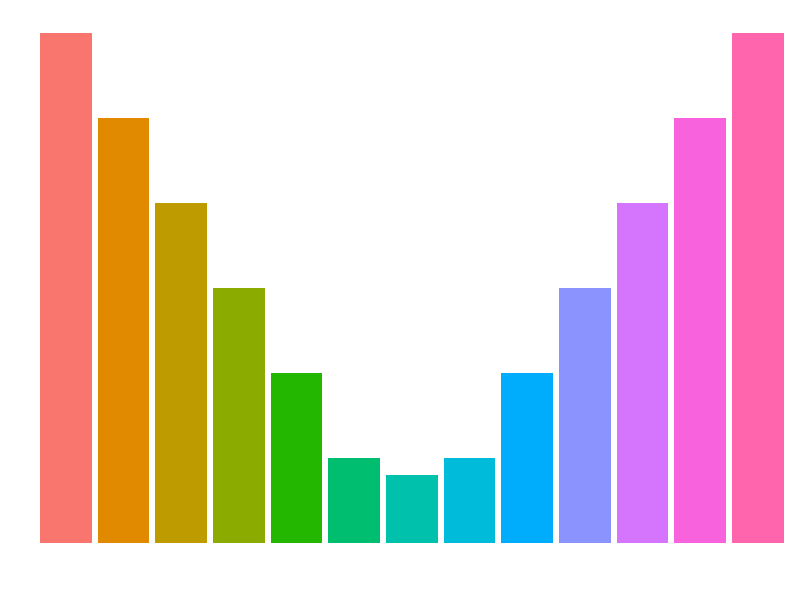

Reproduce this figure in R.
library(reshape2)
library(ggplot2)
v1=60
v2=50
v3=40
v4=30
v5=20
v6=10
v7=8
v8=10
v9=20
v10=30
v11=40
v12=50
v13=60

a=data.frame(v1,v2,v3,v4,v5,v6,v7,v8,v9,v10,v11,v12,v13)
amelt=melt(a)
colnames(a)="A"
aplot=ggplot(amelt,aes(x=variable,fill=variable,y=value))+geom_bar(stat="identity")+theme_bw()+xlab("")+ylab("")+

theme(panel.grid.major = element_blank(),
      panel.grid.minor = element_blank(),
panel.border = element_blank(),
legend.position="none",
axis.text.x = element_blank(),
axis.text.y = element_blank(),
axis.ticks=element_blank()
)
 
aplot
